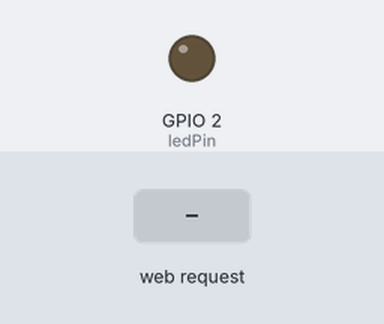
Recording of a sketch running on a simulated ESP32. On the bench: output pins drawn as LEDs (lit = HIGH). Inputs (shaded band) come from the test bench. WiFi joins after 1.5 s; servers stay silent unless stated; what the sketch prints to the serial monitor is not drawn.

Above: at 2.7 s.
2.8 s: HTTP request GET /on received
At 3.6 s:
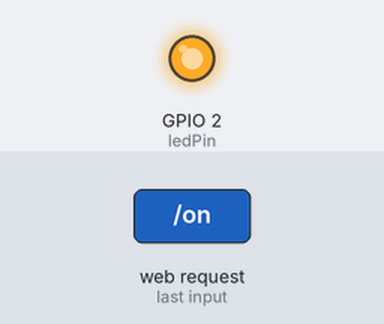
4.3 s: HTTP request GET /off received
At 4.7 s:
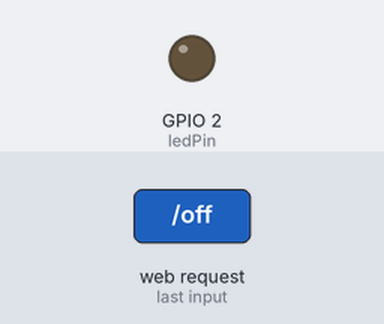
Timing chart, 0 to 7.3 s (numbered marks = the images above; inputs shaded):
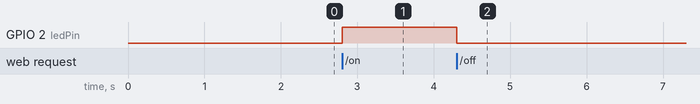

The sketch:

basicwifi.ino
```cpp
#include <WiFi.h>

// Replace with your network credentials
const char* ssid = "YOUR_WIFI_NAME";
const char* password = "YOUR_WIFI_PASSWORD";

WiFiServer server(80);

const int ledPin = 2;  // GPIO 2
String header;

void setup() {
  Serial.begin(115200);
  pinMode(ledPin, OUTPUT);
  digitalWrite(ledPin, LOW);

  Serial.print("Connecting to ");
  Serial.println(ssid);
  WiFi.begin(ssid, password);

  while (WiFi.status() != WL_CONNECTED) {
    delay(500);
    Serial.print(".");
  }

  Serial.println("\nWiFi connected.");
  Serial.println("IP address: ");
  Serial.println(WiFi.localIP());

  server.begin();
}

void loop(){
  WiFiClient client = server.available();

  if (client) {
    Serial.println("New Client.");
    String currentLine = "";

    while (client.connected()) {
      if (client.available()) {
        char c = client.read();
        header += c;

        if (c == '\n') {
          if (currentLine.length() == 0) {

            if (header.indexOf("GET /on") >= 0) {
              digitalWrite(ledPin, HIGH);
            }
            if (header.indexOf("GET /off") >= 0) {
              digitalWrite(ledPin, LOW);
            }

            client.println("HTTP/1.1 200 OK");
            client.println("Content-type:text/html");
            client.println("Connection: close");
            client.println();

            client.println("<!DOCTYPE html><html>");
            client.println("<head><meta name='viewport' content='width=device-width, initial-scale=1'>");
            client.println("<style>body{text-align:center;font-family:Arial;} button{padding:15px 30px;font-size:20px;}</style></head>");
            client.println("<body><h1>ESP32 LED Control</h1>");
            client.println("<p><a href='/on'><button>ON</button></a></p>");
            client.println("<p><a href='/off'><button>OFF</button></a></p>");
            client.println("</body></html>");

            client.println();
            break;
          } else {
            currentLine = "";
          }
        } else if (c != '\r') {
          currentLine += c;
        }
      }
    }

    header = "";
    client.stop();
    Serial.println("Client disconnected.");
  }
}
```

Measured:
- after the input at 2.8 s, GPIO 2 (ledPin): LOW → HIGH at once
- after the input at 4.3 s, GPIO 2 (ledPin): HIGH → LOW at once
